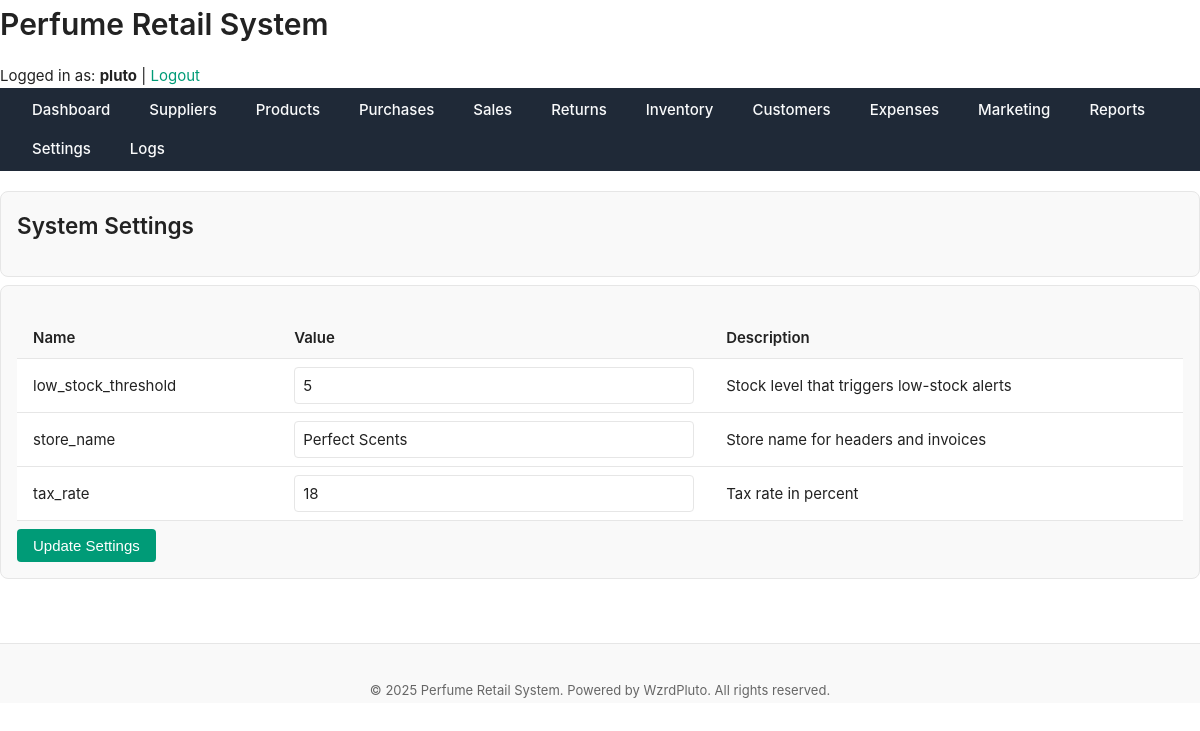
Screenshot of /public/settings/index.php (signed in) with the database file from the repository.
### tables this page shows
CREATE TABLE `settings` (
  `setting_id` int(11) NOT NULL,
  `name` varchar(100) NOT NULL,
  `value` varchar(255) NOT NULL,
  `description` varchar(255) DEFAULT NULL,
  `updated_at` datetime DEFAULT current_timestamp() ON UPDATE current_timestamp()
);

### includes/functions.php (called while the page is built, shortened)
<?php
function get_all_settings(PDO $pdo) {
    $stmt = $pdo->query("SELECT * FROM settings ORDER BY name ASC");
    return $stmt->fetchAll(PDO::FETCH_ASSOC);
}

### public/settings/index.php (the view, shortened to what this page needs)
<?php
require_once '../../includes/functions.php';
$settings = get_all_settings($pdo);
include '../../includes/header.php';
?>
<main class="main-content">
    <div class="card mb-sm">
        <h2>System Settings</h2>
    </div>
    <div class="card">
        <form method="POST">
            <table class="table">
                <thead>
                    <tr>
                        <th>Name</th>
                        <th>Value</th>
                        <th>Description</th>
                    </tr>
                </thead>
                <tbody>
                    <?php foreach ($settings as $s): ?>
                        <tr>
                            <td><?= htmlspecialchars($s['name']) ?></td>
                            <td>
                                <input type="text" name="value[]" value="<?= htmlspecialchars($s['value']) ?>">
                            </td>
                            <td><?= htmlspecialchars($s['description']) ?></td>
                        </tr>
                    <?php endforeach; ?>
                </tbody>
            </table>
            <div class="mt-sm">
                <button type="submit" class="btn btn-primary">Update Settings</button>
            </div>
        </form>
    </div>
</main>
<?php include '../../includes/footer.php'; ?>

### assets/css/layout.css (style rules this page uses)
body { display: flex; min-height: 100vh; flex-direction: column; }
table { width: 100%; border-collapse: collapse; }
th, td { padding: var(--space-sm) var(--space-md); text-align: left; border-bottom: 1px solid var(--color-border); }
th { font-weight: 600; background-color: var(--color-surface); }

### assets/css/theme.css (style rules this page uses)
:root { --color-bg: #ffffff; --color-surface: #f9f9f9; --color-border: #e6e6e6; --color-text: #222222; --color-text-muted: #666666; --color-primary: #009b77; --color-primary-hover: #008165; --color-danger: #d62828; --color-success: #2d6a4f; --color-warning: #e9c46a; --shadow-light: 0 2px 8px rgba(0, 0, 0, 0.05); --radius-sm: 4px; --radius-md: 8px; --radius-lg: 16px; --font-main: "Inter", "Segoe UI", "Roboto", sans-serif; --font-size-base: 15px; --font-size-sm: 13px; --font-size-lg: 18px; --line-height-base: 1.6; --space-xs: 4px; --space-sm: 8px; --space-md: 16px; --space-lg: 24px; --space-xl: 40px; --transition-fast: 0.15s ease-in-out; --transition-base: 0.25s ease; }
*, *::before, *::after { box-sizing: border-box; margin: 0; padding: 0; }
html, body { font-family: var(--font-main); font-size: var(--font-size-base); line-height: var(--line-height-base); background-color: var(--color-bg); color: var(--color-text); height: 100%; min-height: 100vh; }
h1, h2, h3, h4, h5 { color: var(--color-text); margin-bottom: var(--space-md); font-weight: 600; }
.card { background: var(--color-surface); border: 1px solid var(--color-border); border-radius: var(--radius-md); box-shadow: var(--shadow-light); padding: var(--space-lg); margin-bottom: var(--space-lg); }
.btn { display: inline-block; padding: var(--space-sm) var(--space-md); border: none; border-radius: var(--radius-sm); cursor: pointer; transition: background var(--transition-fast); font-size: var(--font-size-base); }
.btn-primary { background: var(--color-primary); color: #fff; }
input, select, textarea { width: 100%; padding: var(--space-sm) var(--space-md); border: 1px solid var(--color-border); border-radius: var(--radius-sm); font-family: var(--font-main); transition: border var(--transition-fast), box-shadow var(--transition-fast); }
table { width: 100%; border-collapse: collapse; margin-top: var(--space-md); }
th, td { text-align: left; padding: var(--space-sm) var(--space-md); border-bottom: 1px solid var(--color-border); }
th { background: var(--color-surface); font-weight: 600; }

### assets/css/components.css (style rules this page uses)
button, .btn { display: inline-flex; align-items: center; justify-content: center; padding: var(--space-sm) var(--space-md); font-size: var(--font-size-base); font-weight: 500; border: none; border-radius: var(--radius-sm); cursor: pointer; transition: background var(--transition-fast), color var(--transition-fast), transform var(--transition-fast); text-decoration: none; }
.btn-primary { background-color: var(--color-primary); color: #fff; }
.card { background-color: var(--color-surface); border: 1px solid var(--color-border); border-radius: var(--radius-md); padding: var(--space-md); box-shadow: var(--shadow-sm); display: flex; flex-direction: column; gap: var(--space-sm); transition: box-shadow var(--transition-base); }
input[type="text"], input[type="number"], input[type="email"], input[type="password"], textarea, select { width: 100%; padding: var(--space-sm); font-size: var(--font-size-base); border: 1px solid var(--color-border); border-radius: var(--radius-sm); background-color: var(--color-bg); color: var(--color-text); transition: border-color var(--transition-fast), box-shadow var(--transition-fast); }
.table { width: 100%; border-collapse: collapse; background-color: var(--color-bg); }
.table th, .table td { padding: var(--space-sm) var(--space-md); text-align: left; border-bottom: 1px solid var(--color-border); }
.table th { background-color: var(--color-surface); font-weight: 600; }
.mt-sm { margin-top: var(--space-sm); }
.mb-sm { margin-bottom: var(--space-sm); }

### rows the page displays
settings: name "low_stock_threshold", value "5", description "Stock level that triggers low-stock alerts"
settings: name "store_name", value "Perfect Scents", description "Store name for headers and invoices"
settings: name "tax_rate", value "18", description "Tax rate in percent"

### other values shown
SITE_NAME "Perfume Retail System"
$_SESSION['username'] "pluto"
